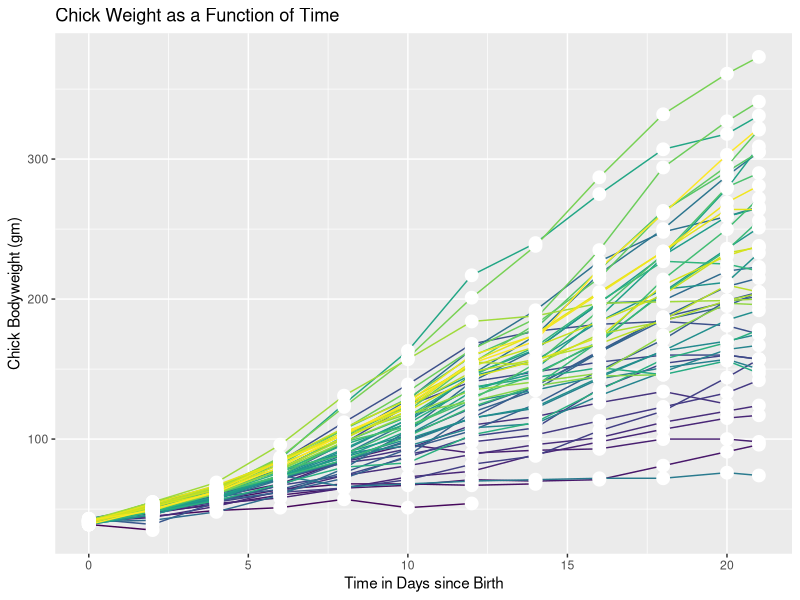

Source code (R):
## ---- chunk 1
ChickWeight <- as.data.frame(ChickWeight)
library(ggplot2)
ggplot(ChickWeight, aes(x = Time, y = weight, color = Chick)) + 
  geom_line(aes(group=Chick)) +
  geom_point(size = 4, color = "white") +
  theme(legend.position = "none") +
  ggtitle("Chick Weight as a Function of Time") +
  xlab("Time in Days since Birth") + ylab("Chick Bodyweight (gm)")
r <- ggplot(ChickWeight, aes(x = Time, y = weight, color = Chick)) + 
  geom_line(aes(group=Chick)) +
  geom_point(size = 4, color = "white") +
  theme(legend.position = "none") + 
  ggtitle("Chick Weight as a Function of Time") +
  xlab("Time in Days since Birth") + ylab("Chick Bodyweight (gm)")
  
## ---- chunk 2
quakes <- quakes

dim(quakes)

## ---- chunk 3
harmony <- "R and Python"

